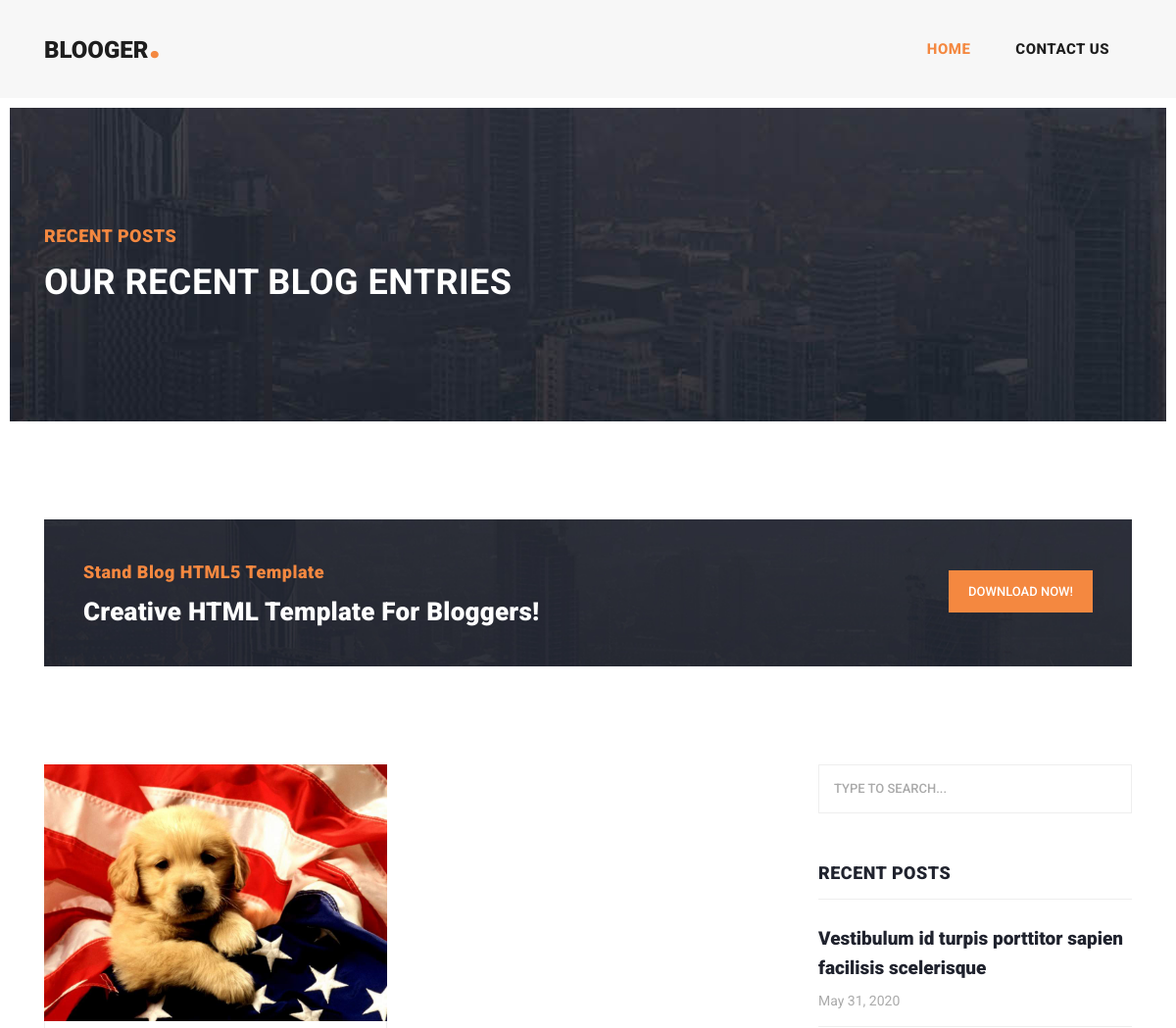
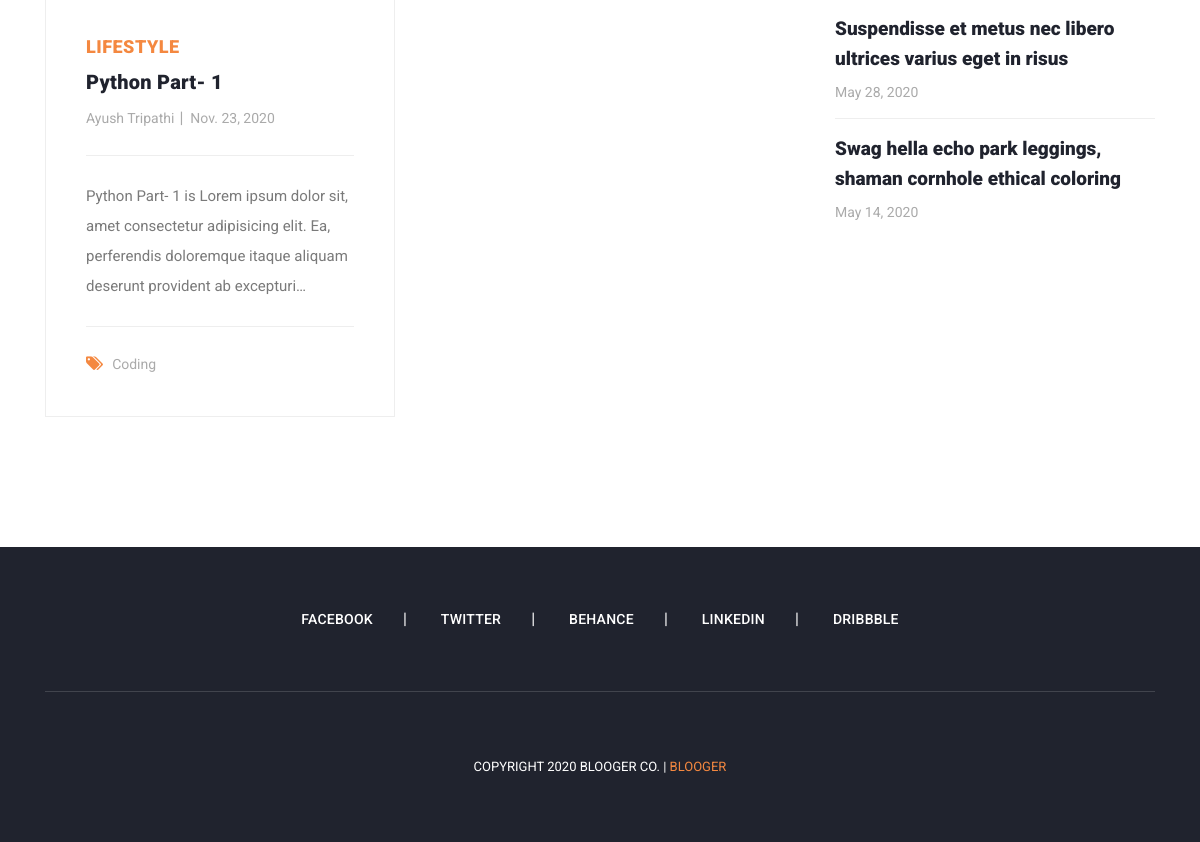
The page / on the database its author committed (2 pictures, top to bottom).
### blog/models.py (models this page shows, shortened)
class Post(models.Model):
    title = models.CharField(max_length=600)
    author = models.CharField(max_length=200)
    image = models.ImageField(blank=True, null=True, upload_to='images')
    category = models.CharField(max_length=200)
    slug = models.CharField(max_length=800)
    body = models.TextField()
    dt = models.DateField(blank=True, null=True)

### blog/views.py (the view)
# urls.py: path('', include('blog.urls'))
def blog(request):
    posts = Post.objects.all()
    context ={
        'posts': posts
    }
    return render(request, 'blog.html', context)

### templates/blog.html (shortened to what this page needs)
{% extends 'base.html' %}
{% block homeactive %}active{% endblock homeactive %}
{% block body %}
    <div class="heading-page header-text">
      <section class="page-heading">
        <div class="container">
          <div class="row">
            <div class="col-lg-12">
              <div class="text-content">
                <h4>Recent Posts</h4>
                <h2>Our Recent Blog Entries</h2>
              </div>
            </div>
          </div>
        </div>
      </section>
    </div>
    <section class="call-to-action">
      <div class="container">
        <div class="row">
          <div class="col-lg-12">
            <div class="main-content">
              <div class="row">
                <div class="col-lg-8">
                  <span>Stand Blog HTML5 Template</span>
                  <h4>Creative HTML Template For Bloggers!</h4>
                </div>
                <div class="col-lg-4">
                  <div class="main-button">
                    <a href="https://templatemo.com/tm-551-stand-blog" target="_parent">Download Now!</a>
                  </div>
                </div>
              </div>
            </div>
          </div>
        </div>
      </div>
    </section>
    <section class="blog-posts grid-system">
      <div class="container">
        <div class="row">
          <div class="col-lg-8">
            <div class="all-blog-posts">
              <div class="row">
              {% for post in posts %}
                <div class="col-lg-6">
                  <div class="blog-post">
                    <div class="blog-thumb">
                      <img src="{{post.image.url}}" alt="">
                    </div>
                    <div class="down-content">
                      <span>Lifestyle</span>
                      <a href="{{post.slug}}"><h4>{{post.title}}</h4></a>
                      <ul class="post-info">
                        <li><a href="{{post.slug}}">{{post.author}}</a></li>
                        <li><a href="{{post.slug}}">{{post.dt}}</a></li>
                      </ul>
                      <p>{{post.body | truncatechars:150}}</p>
                      <div class="post-options">
                        <div class="row">
                          <div class="col-lg-12">
                            <ul class="post-tags">
                              <li><i class="fa fa-tags"></i></li>
                              <li><a href="{{post.slug}}">{{post.category}}</a></li>
                            </ul>
                          </div>
                        </div>
                      </div>
                    </div>
                  </div>
                </div>
              </div>
            </div>
          </div>
              {% endfor %}
          <div class="col-lg-4">
            <div class="sidebar">
              <div class="row">
                <div class="col-lg-12">
                  <div class="sidebar-item search">
                    <form id="search_form" name="gs" method="GET" action="#">
                      <input type="text" name="q" class="searchText" placeholder="type to search..." autocomplete="on">
                    </form>
                  </div>
                </div>
                <div class="col-lg-12">
                  <div class="sidebar-item recent-posts">
                    <div class="sidebar-heading">
                      <h2>Recent Posts</h2>
                    </div>
                    <div class="content">
                      <ul>
                        <li><a href="post-details.html">
                          <h5>Vestibulum id turpis porttitor sapien facilisis scelerisque</h5>
                          <span>May 31, 2020</span>
                        </a></li>
                        <li><a href="post-details.html">
                          <h5>Suspendisse et metus nec libero ultrices varius eget in risus</h5>
                          <span>May 28, 2020</span>
                        </a></li>
                        <li><a href="post-details.html">
                          <h5>Swag hella echo park leggings, shaman cornhole ethical coloring</h5>
                          <span>May 14, 2020</span>
                        </a></li>
                      </ul>
                    </div>
                  </div>
                </div>
              </div>
            </div>
          </div>
        </div>
      </div>
    </section>
{% endblock body %}

### rows shown on the page
Post: image (picture), title "Python Part- 1", author "Ayush Tripathi", dt "Nov. 23, 2020", body "Python Part- 1 is Lorem ipsum dolor sit, amet consectetur adipisicing elit. Ea, perferendis doloremque itaque aliquam deserunt provident ab excepturi…", category "Coding"
